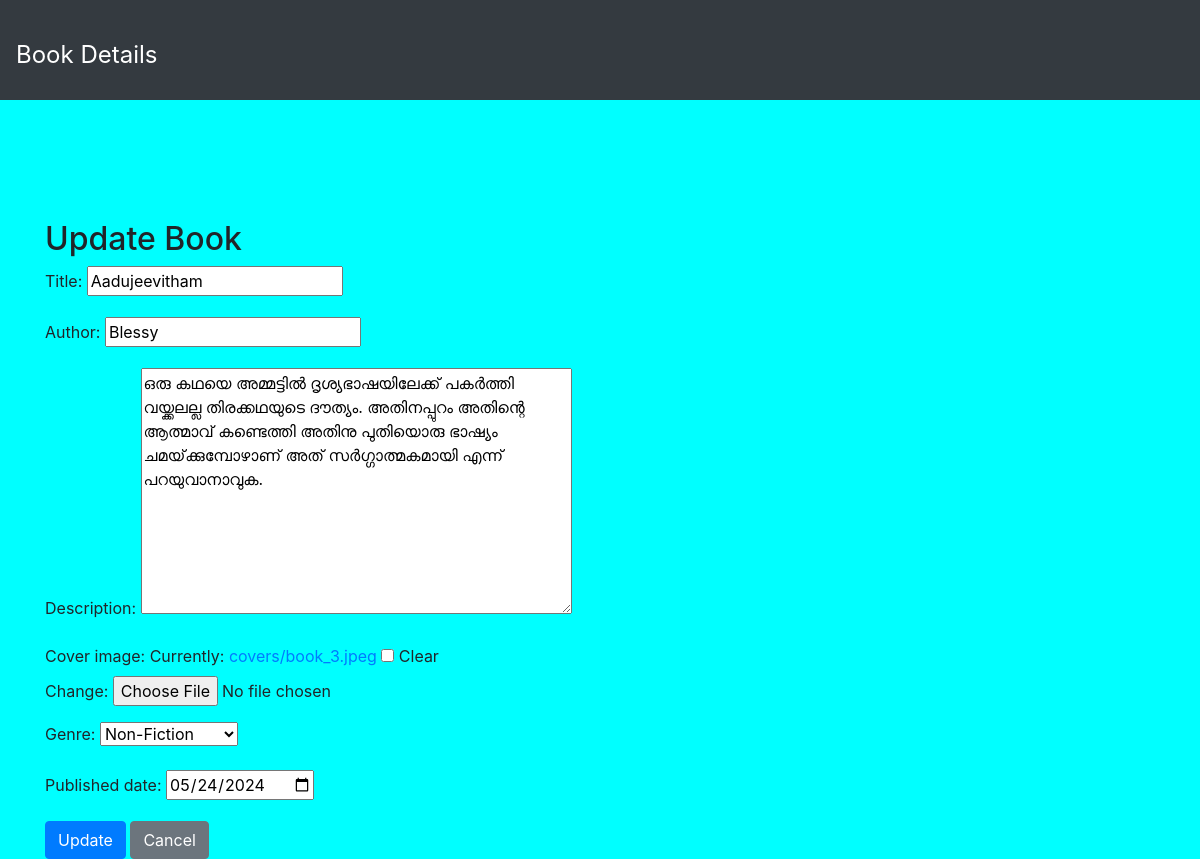
Screenshot of /books/3/update/ with the database file from the repository.
### books/models.py (models this page shows)
class Book(models.Model):
    title = models.CharField(max_length=200)
    author = models.CharField(max_length=100)
    description = models.TextField()
    cover_image = models.ImageField(upload_to='covers/', blank=True, null=True)
    genre = [
        ('fiction', 'Fiction'),
        ('nonfiction', 'Non-Fiction'),
        ('sci-fi', 'Science Fiction'),
        ('fantasy', 'Fantasy'),
        ('mystery', 'Mystery'),
    ]
    genre = models.CharField(max_length=100, choices=genre)
    published_date = models.DateField()

### books/views.py (the view)
# urls.py: path('<int:book_id>/update/', update_book, name='update_book'),
def update_book(request, book_id):
    book = get_object_or_404(Book, id=book_id)
    if request.method == 'POST':
        form = BookForm(request.POST, request.FILES, instance=book)
        if form.is_valid():
            form.save()
            return redirect('book_detail', book_id=book.id)
    else:
        form = BookForm(instance=book)
    return render(request, 'update_book.html', {'form': form, 'book': book})

### books/forms.py
class BookForm(forms.ModelForm):
    class Meta:
        model = Book
        fields = ['title', 'author', 'description', 'cover_image', 'genre', 'published_date']
        widgets = {
            'published_date': forms.DateInput(attrs={'type': 'date'})
        }

### templates/update_book.html (shortened to what this page needs)
{% load static %}
<!DOCTYPE html>
<html lang="en">
<head>
    <link rel="stylesheet" href="https://cdn.jsdelivr.net/npm/bootstrap@4.0.0/dist/css/bootstrap.min.css">
    <link rel="stylesheet" href="{% static 'style.css' %}">
</head>
<body>
<nav class="navbar navbar-dark bg-dark">
    <a class="navbar-brand" href="">Book Details </a>
</nav>
<br>
<br>
<br>
    <div class="container mt-5">
        <h2>Update Book</h2>
        <form method="post" enctype="multipart/form-data">
            {{ form.as_p }}
            <button type="submit" class="btn btn-primary">Update</button>
            <a href="{% if book.id %}{% url 'book_detail' book.id %}{% else %}{% url 'book_list' %}{% endif %}" class="btn btn-secondary">Cancel</a>
        </form>
    </div>
</body>
</html>

### static/style.css (style rules this page uses)
body { background-color:aqua; }
.navbar { height: 1000px; }

### templates/update_book.html (style rules this page uses)
body { background-color:aqua; }
.navbar { padding: 0.5rem 1rem; height: 100px; }
.navbar-brand { font-size: 1.5rem; height: 40px; line-height: 40px; }

### rows the page displays
Book: title "Aadujeevitham", author "Blessy", description "ഒരു കഥയെ അമ്മട്ടിൽ ദൃശ്യഭാഷയിലേക്ക് പകർത്തി വയ്ക്കലല്ല തിരക്കഥയുടെ ദൗത്യം. അതിനപ്പുറം അതിന്റെ ആത്മാവ് കണ്ടെത്തി അതിനു പുതിയൊരു ഭാഷ്യം ചമയ്‌ക്കുമ്പോഴാണ് അത് സർഗ്ഗാത്മകമായി എന്ന് പറയുവാനാവുക.", genre "Non-Fiction", published_date "05/24/2024"
